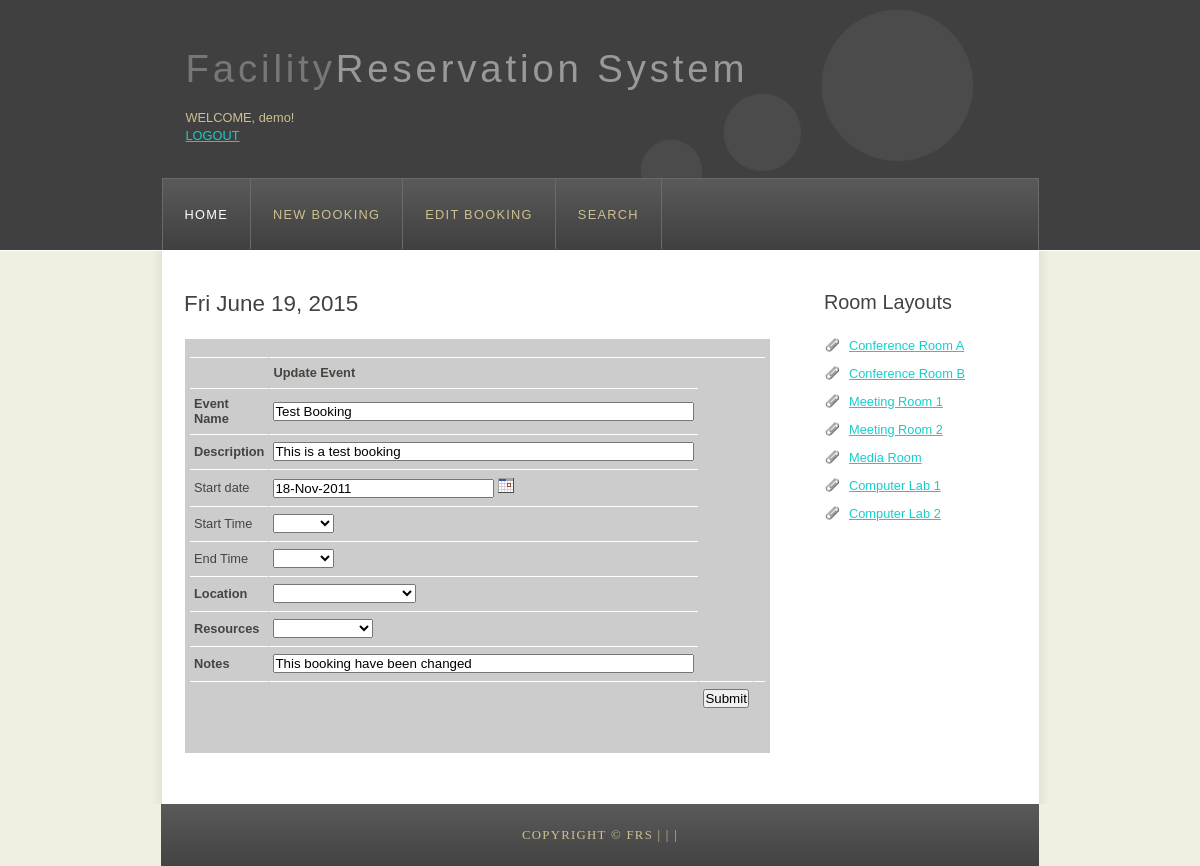
/update.php?eventID=64 (signed in), run on the app's committed database.
### tables this page shows
CREATE TABLE IF NOT EXISTS `event` (
  `eventID` int(10) unsigned NOT NULL AUTO_INCREMENT,
  `ename` varchar(45) NOT NULL,
  `edesc` varchar(85) NOT NULL,
  `staffname` varchar(75) NOT NULL,
  `staffid` varchar(8) NOT NULL,
  `stdate` text NOT NULL,
  `stime` text NOT NULL,
  `entime` text NOT NULL,
  `elocation` varchar(45) NOT NULL,
  `resc` varchar(25) NOT NULL,
  `notes` varchar(85) NOT NULL,
  PRIMARY KEY (`eventID`)
);

### update.php (the view, shortened to what this page needs)
<!DOCTYPE HTML>
<html xmlns="http://www.w3.org/1999/xhtml">
<head>
  <link rel="stylesheet" type="text/css" href="style/style.css" />
</head>
<body>
  <div id="main">
    <div id="header">
      <div id="logo">
        <div id="logo_text">
          <h1><a href="index.php">Facility<span class="logo_colour">Reservation System</span></a></h1>
          <h2>
		  <?php
			if(isseT ($_SESSION['username']))
				echo "<br>WELCOME, ".$_SESSION['username']."!<p><a href='logout.php'>LOGOUT</a>";
				else
				die("You must be <a href='login.php'>logged in!</a>");
				?>
			</h2>
        </div>
      </div>
      <div id="menubar">
		 <?php
		 include 'menu.php';
		 ?>
      </div>
    </div>
    <div id="site_content">
      <div class="sidebar">
		 <h3>Room Layouts</h3>
        <ul>
          <li><a href="#" onclick="myPopup1()"> Conference Room A </a></li>
		  <li><a href="#" onclick="myPopup2()"> Conference Room B </a></li>
          <li><a href="#" onclick="myPopup3()"> Meeting Room 1 </a></li>
		  <li><a href="#" onclick="myPopup4()"> Meeting Room 2 </a></li>
		  <li><a href="#" onclick="myPopup5()"> Media Room</a></li>
		  <li><a href="#" onclick="myPopup6()"> Computer Lab 1</a></li>
		  <li><a href="#" onclick="myPopup7()"> Computer Lab 2</a></li>
        </ul>
      </div>
      <div id="content">
		<h1>
		<?php
			$today = date("D F j, Y");
			PRINT "$today";
			?>
			 </h1>
			 <?php
$id=$_GET['eventID'];
$sql="SELECT * FROM event WHERE eventID='$id'";
$result=mysql_query($sql);
$rows=mysql_fetch_array($result);
?>
<form name="form1" method="post" action="update_ac.php">
<table width="400" border="0" cellspacing="1" cellpadding="0">
<tr>
<td>
<table width="100%" border="0" cellspacing="1" cellpadding="0">
<tr>
<td>&nbsp;</td>
<td colspan="3"><strong>Update Event</strong> </td>
</tr>
<tr align='center'>
<td align="center"><strong>Event Name</strong></td>
<td align="center"><input name="evname" type="text"  size='50' value="<? echo $rows['ename']; ?>"></td>
</tr>
<tr>
<td align="center"><strong>Description</strong></td>
<td align="center"><input name="edesc" type="text" size='50' value="<? echo $rows['edesc']; ?>" size="15"></td>
</tr>
		<tr>
		<td>Start date
		<td>
		<input type="Text" name='stdate' id="stdate" value="<? echo $rows['stdate']; ?>" maxlength="25" size="25" readonly="TRUE">
		<img src="date/images2/cal.gif" alt="" onclick="javascript:NewCssCal(&#39;stdate&#39;,&#39;ddMMMyyyy&#39;,&#39;&#39;,&#39;&#39;,&#39;&#39;,&#39;&#39;,&#39;future&#39;)" style="cursor:pointer">
		</td>
		</td>
		</tr>
		<tr>
		<td>Start Time
		<td>
		<select name="stime">
		<option value="<? echo $rows['stime']; ?>"></option>
		<option value="0900">9 AM</option>
		</td>
		</td>
		</tr>
		<tr>
		<td>End Time
		<td>
		<select name="entime">
		<option value="<? echo $rows['entime']; ?>"></option>
		<option value="1000">10 AM</option>
		</td>
		</td>
		</tr>
<tr>
<td align="center"><strong>Location</strong></td>
<td>
<select name="elocation">
<option value="<? echo $rows['elocation']; ?>"></option>
<option value="ConfRoomA">Conference Room A</option>
</td>
</tr>
<tr>
<td align="center"><strong>Resources</strong></td>
<td>
<select name="resc">
<option value="<? echo $rows['resc']; ?>"></option>
<option value="none">None</option>
</tr>
<tr>
<td align="center"><strong>Notes</strong></td>
<td align="center"><input name="notes" type="text" size='50' value="<? echo $rows['notes']; ?>" size="15"></td>
</tr>
<tr>
<td>&nbsp;</td>
<td><input name="id" type="hidden" id="id" value="<? echo $rows['eventID']; ?>"></td>
<td align="center"><input type="submit" name="Submit" value="Submit"></td>
<td>&nbsp;</td>
</tr>
</table>
</td>
</form>
      </div>
    </div>
 <div id="footer">
      Copyright &copy; FRS |  |  |
    </div>
  </div>
</body>
</html>

### style/style.css (style rules this page uses)
html { height: 100%; }
* { margin: 0; padding: 0; }
body { font: normal .80em 'trebuchet ms', arial, sans-serif; background: #F0EFE2; color: #777; }
p { padding: 0 0 20px 0; line-height: 1.7em; }
img { border: 0; }
h1, h2, h3, h4, h5, h6 { font: normal 175% 'century gothic', arial, sans-serif; color: #43423F; margin: 0 0 15px 0; padding: 15px 0 5px 0; }
h2 { font: normal 175% 'century gothic', arial, sans-serif; color: #A4AA04; }
h3 { font: normal 155% 'century gothic', arial, sans-serif; }
a, a:hover { outline: none; text-decoration: underline; color: #14CECC; }
ul { margin: 2px 0 22px 17px; }
ul li { list-style-type: circle; margin: 0 0 6px 0; padding: 0 0 4px 5px; }
#main, #logo, #menubar, #site_content, #footer { margin-left: auto; margin-right: auto; }
#header { background: #404040; border-bottom: 1px solid #FFF; height: 250px; }
#logo { width: 829px; position: relative; height: 178px; background: url(logo.png) no-repeat; }
#logo #logo_text { position: absolute; top: 25px; left: 0; }
#logo h1, #logo h2 { font: normal 300% 'century gothic', arial, sans-serif; border-bottom: 0; text-transform: none; margin: 0; }
#logo_text h1, #logo_text h1 a, #logo_text h1 a:hover { padding: 22px 0 0 0; color: #777; letter-spacing: 0.1em; text-decoration: none; }
#logo_text h1 a .logo_colour { color: #999; }
#logo_text h2 { font-size: 100%; padding: 4px 0 0 0; color: #CDC090; }
#menubar { width: 875px; height: 71px; padding: 0px 0 0 0px; border: 1px solid #6A6A6A; border-bottom: 0; background: #555 url(menu.png) repeat-x; }
#site_content { width: 845px; overflow: hidden; margin: 0 auto 0 auto; padding: 25px 20px 20px 33px; background: #FFF url(content.png) repeat-y; }
.sidebar { float: right; width: 190px; padding: 0 15px 20px 15px; }
.sidebar ul { width: 178px; padding: 4px 0 0 0; margin: 4px 0 30px 0; }
.sidebar li { list-style: none; padding: 0 0 7px 0; }
.sidebar li a, .sidebar li a:hover { padding: 0 0 0 25px; display: block; background: transparent url(link.png) no-repeat left center; }
#content { text-align: left; width: 590px; padding: 0; }
#footer { width: 878px; font: normal 100% "lucida sans unicode"; height: 33px; padding: 24px 0 5px 0; text-align: center; background: #555 url(menu.png) repeat-x; color: #CDC090; text-transform: uppercase; letter-spacing: 0.1em; }
table { margin: 10px 0 30px 0; }
table tr th, table tr td { background: #3B3B3B; color: #FFF; padding: 7px 4px; text-align: left; }
table tr td { background: #CCCCCC; color: #47433F; border-top: 1px solid #FFF; }

### data on the page
event: evname "Test Booking", edesc "This is a test booking", stdate "18-Nov-2011", notes "This booking have been changed"

### other printed values
$_SESSION['username'] "demo"
